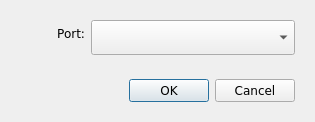
<?xml version="1.0" encoding="UTF-8"?>
<ui version="4.0">
 <class>CDialogConfigComm</class>
 <widget class="QDialog" name="CDialogConfigComm">
  <property name="windowModality">
   <enum>Qt::WindowModal</enum>
  </property>
  <property name="geometry">
   <rect>
    <x>0</x>
    <y>0</y>
    <width>315</width>
    <height>122</height>
   </rect>
  </property>
  <property name="minimumSize">
   <size>
    <width>0</width>
    <height>0</height>
   </size>
  </property>
  <property name="maximumSize">
   <size>
    <width>16777215</width>
    <height>16777215</height>
   </size>
  </property>
  <property name="font">
   <font>
    <family>Verdana</family>
   </font>
  </property>
  <property name="windowTitle">
   <string>Communication</string>
  </property>
  <property name="windowIcon">
   <iconset resource="../asset/asset.qrc">
    <normaloff>:/asset/program.png</normaloff>:/asset/program.png</iconset>
  </property>
  <layout class="QVBoxLayout" name="verticalLayout">
   <item>
    <widget class="QWidget" name="widget" native="true">
     <layout class="QFormLayout" name="formLayout">
      <property name="fieldGrowthPolicy">
       <enum>QFormLayout::AllNonFixedFieldsGrow</enum>
      </property>
      <item row="0" column="0">
       <widget class="QLabel" name="label_2">
        <property name="minimumSize">
         <size>
          <width>65</width>
          <height>0</height>
         </size>
        </property>
        <property name="maximumSize">
         <size>
          <width>60</width>
          <height>16777215</height>
         </size>
        </property>
        <property name="text">
         <string>Port:</string>
        </property>
        <property name="alignment">
         <set>Qt::AlignRight|Qt::AlignTrailing|Qt::AlignVCenter</set>
        </property>
       </widget>
      </item>
      <item row="0" column="1">
       <widget class="QComboBox" name="comboPort">
        <property name="sizePolicy">
         <sizepolicy hsizetype="Preferred" vsizetype="Expanding">
          <horstretch>0</horstretch>
          <verstretch>0</verstretch>
         </sizepolicy>
        </property>
        <property name="minimumSize">
         <size>
          <width>200</width>
          <height>0</height>
         </size>
        </property>
        <property name="maximumSize">
         <size>
          <width>16777215</width>
          <height>16777215</height>
         </size>
        </property>
       </widget>
      </item>
     </layout>
    </widget>
   </item>
   <item>
    <widget class="QWidget" name="widget_2" native="true">
     <layout class="QHBoxLayout" name="horizontalLayout">
      <item>
       <spacer name="horizontalSpacer">
        <property name="orientation">
         <enum>Qt::Horizontal</enum>
        </property>
        <property name="sizeHint" stdset="0">
         <size>
          <width>40</width>
          <height>20</height>
         </size>
        </property>
       </spacer>
      </item>
      <item>
       <widget class="QPushButton" name="buttonOk">
        <property name="minimumSize">
         <size>
          <width>0</width>
          <height>0</height>
         </size>
        </property>
        <property name="maximumSize">
         <size>
          <width>16777215</width>
          <height>16777215</height>
         </size>
        </property>
        <property name="text">
         <string>OK</string>
        </property>
       </widget>
      </item>
      <item>
       <widget class="QPushButton" name="buttonCancel">
        <property name="minimumSize">
         <size>
          <width>0</width>
          <height>0</height>
         </size>
        </property>
        <property name="maximumSize">
         <size>
          <width>16777215</width>
          <height>16777215</height>
         </size>
        </property>
        <property name="text">
         <string>Cancel</string>
        </property>
       </widget>
      </item>
     </layout>
    </widget>
   </item>
  </layout>
 </widget>
 <resources>
  <include location="../asset/asset.qrc"/>
 </resources>
 <connections/>
</ui>
